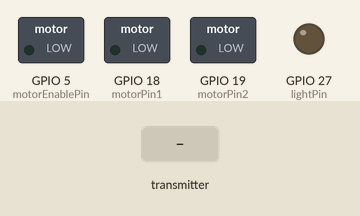
Simulated run of this sketch. Board: ESP32. Parts: switched loads named in the sketch (green lamp = pin HIGH), output pins drawn as LEDs (lit = HIGH). The inputs (shaded band) are chosen by the test bench. What the sketch prints to the serial monitor is not drawn.

Above: at 0.01 s.
At 1.2 s:
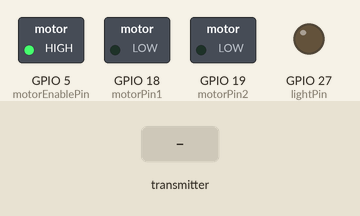
1.3 s: the transmitter starts sending status = 0
Timing chart, 0 to 4.3 s (numbered marks = the images above; inputs shaded):
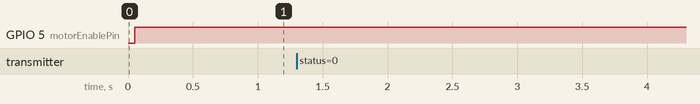

The sketch:

esp32_receiver_two.ino
```cpp
#include <esp_now.h>
#include <WiFi.h>

const int lightPin = 27;
const int motorEnablePin = 5;
const int motorPin1 = 18;
const int motorPin2 = 19;
uint64_t startTime = esp_timer_get_time();

bool motorSpinning = false;
bool motorReverse = false;

typedef struct struct_message
{
  bool status = false; // false = off, true = on
  String objectName = "N/A";
} struct_message;

struct_message data;

void setup() {
  Serial.begin(115200);
  pinMode(lightPin, OUTPUT);
  pinMode(motorEnablePin, OUTPUT);
  pinMode(motorPin1, OUTPUT);
  pinMode(motorPin2, OUTPUT);

  WiFi.mode(WIFI_STA);

  if (esp_now_init() != ESP_OK)
  {
    Serial.println("Error initializing ESP-NOW");
    return;
  }

  esp_now_register_recv_cb(esp_now_recv_cb_t(OnDataReceived));
}

void loop() {
  uint64_t currentTime = esp_timer_get_time();

  if (data.objectName == "Light 2")
  {
    if (data.status)
      digitalWrite(lightPin, HIGH);
    else
      digitalWrite(lightPin, LOW);
  }

  if (data.objectName == "Motor")
  {
    if (data.status)
      motorSpinning = true;
    else
      motorSpinning = false;
  }

  if (data.objectName == "Reverse")
  {
    if (data.status)
      motorReverse = true;
    else
      motorReverse = false;
  }

  if (currentTime - startTime >= 50)
  {
    SpinMotor();
    startTime = currentTime;
  }

  delay(50);
}

void SpinMotor()
{
  analogWrite(motorEnablePin, 255);   //data.pwm

  if (motorSpinning)
  {
    if (motorReverse)
    {
      digitalWrite(motorPin1, LOW);
      digitalWrite(motorPin2, HIGH);
    }
    else
    {
      digitalWrite(motorPin1, HIGH);
      digitalWrite(motorPin2, LOW);
    }

  }
  else
  {
    digitalWrite(motorPin1, LOW);
    digitalWrite(motorPin2, LOW);
  }

}

void OnDataReceived(const uint8_t * mac, const uint8_t *incomingData, int len)
{
  memcpy(&data, incomingData, sizeof(data));
  Serial.println("----------------------------------------------------");
  Serial.print("Bytes received: ");
  Serial.println(len);
  Serial.print("Status: ");
  Serial.println(data.status);
  Serial.print("Object: ");
  Serial.println(data.objectName);
}
```

Measured:
- after the input at 1.3 s, every drawn part: stays the same
